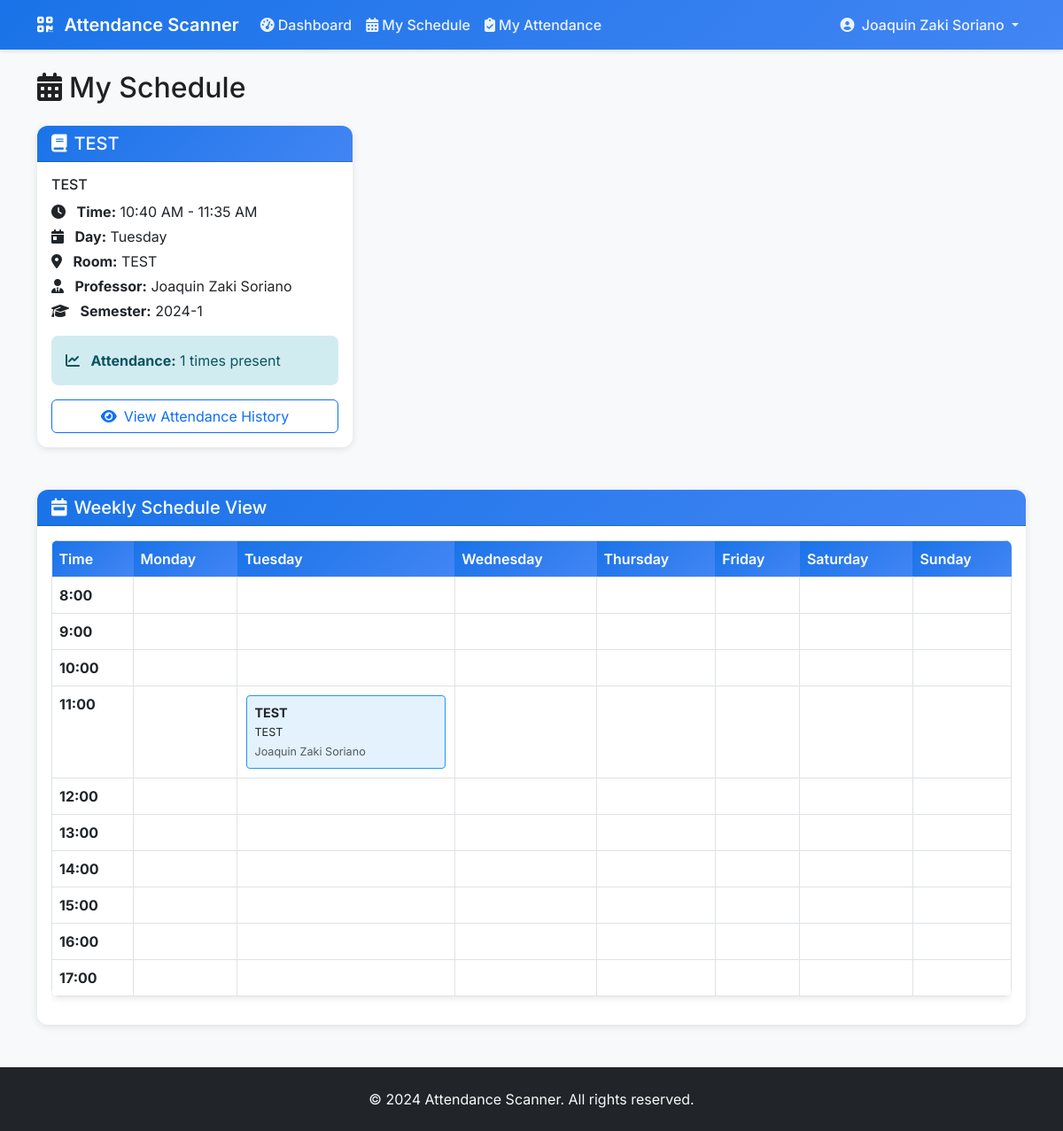
Page /my-schedule/ (signed in) on the committed database.
### scanner/models.py (models this page shows, shortened)
class User(AbstractUser):
    USER_TYPES = (
        ('student', 'Student'),
        ('professor', 'Professor'),
        ('admin', 'Admin'),
    )
    user_type = models.CharField(max_length=10, choices=USER_TYPES, default='student')
    student_id = models.CharField(max_length=20, blank=True, null=True, unique=True)
    barcode = models.CharField(max_length=50, blank=True, null=True, unique=True)
    phone = models.CharField(max_length=15, blank=True, null=True)

class Schedule(models.Model):
    DAYS_OF_WEEK = (
        ('monday', 'Monday'),
        ('tuesday', 'Tuesday'),
        ('wednesday', 'Wednesday'),
        ('thursday', 'Thursday'),
        ('friday', 'Friday'),
        ('saturday', 'Saturday'),
        ('sunday', 'Sunday'),
    )
    subject = models.ForeignKey(Subject, on_delete=models.CASCADE)
    professor = models.ForeignKey(User, on_delete=models.CASCADE, limit_choices_to={'user_type': 'professor'})
    room = models.ForeignKey(Room, on_delete=models.CASCADE)
    day_of_week = models.CharField(max_length=10, choices=DAYS_OF_WEEK)
    start_time = models.TimeField()
    end_time = models.TimeField()
    semester = models.CharField(max_length=20, default='2024-1')
    academic_year = models.CharField(max_length=10, default='2024-2025')
    is_active = models.BooleanField(default=True)
    created_at = models.DateTimeField(auto_now_add=True)
    class Meta:
        unique_together = ['room', 'day_of_week', 'start_time', 'end_time', 'semester']

class Subject(models.Model):
    code = models.CharField(max_length=20, unique=True)
    name = models.CharField(max_length=100)
    description = models.TextField(blank=True, null=True)
    units = models.IntegerField(default=3)

class Room(models.Model):
    name = models.CharField(max_length=50)
    capacity = models.IntegerField(default=30)
    building = models.CharField(max_length=50, blank=True, null=True)
    floor = models.IntegerField(default=1)

### scanner/views.py (the view)
# urls.py: path('my-schedule/', views.student_schedule, name='student_schedule'),
@login_required
@user_passes_test(is_student)
def student_schedule(request):
    enrollments = Enrollment.objects.filter(student=request.user)
    schedules = []
    for enrollment in enrollments:
        schedule = enrollment.schedule
        schedules.append({
            'schedule': schedule,
            'attendance_count': Attendance.objects.filter(
                student=request.user,
                schedule=schedule,
                status='present'
            ).count()
        })
    time_slots = [
        '8:00', '9:00', '10:00', '11:00', '12:00',
        '13:00', '14:00', '15:00', '16:00', '17:00'
    ]
    days = ['monday', 'tuesday', 'wednesday', 'thursday', 'friday', 'saturday', 'sunday']
    return render(request, 'scanner/student_schedule.html', {
        'schedules': schedules,
        'time_slots': time_slots,
        'days': days
    })

### scanner/views.py (called while the page is built)
def is_student(user):
    return user.is_authenticated and user.user_type == 'student'

### scanner/templates/scanner/student_schedule.html (shortened to what this page needs)
{% extends 'scanner/base.html' %}  {% block content %}
<div class="row">
  <div class="col-12">
    <h2 class="mb-4"><i class="fas fa-calendar-alt me-2"></i>My Schedule</h2>
  </div>
</div>
{% if schedules %}
<div class="row">
  {% for schedule_data in schedules %}
  <div class="col-md-6 col-lg-4 mb-4">
    <div class="card h-100">
      <div class="card-header">
        <h5 class="mb-0">
          <i class="fas fa-book me-2"></i>{{ schedule_data.schedule.subject.code }}
        </h5>
      </div>
      <div class="card-body">
        <h6 class="card-title">{{ schedule_data.schedule.subject.name }}</h6>
        <div class="mb-3">
          <p class="mb-1">
            <i class="fas fa-clock me-2"></i>
            <strong>Time:</strong> {{ schedule_data.schedule.start_time|time:"g:i A" }} -
            {{ schedule_data.schedule.end_time|time:"g:i A" }}
          </p>
          <p class="mb-1">
            <i class="fas fa-calendar-day me-2"></i>
            <strong>Day:</strong> {{ schedule_data.schedule.get_day_of_week_display }}
          </p>
          <p class="mb-1">
            <i class="fas fa-map-marker-alt me-2"></i>
            <strong>Room:</strong> {{ schedule_data.schedule.room.name }}
          </p>
          <p class="mb-1">
            <i class="fas fa-user-tie me-2"></i>
            <strong>Professor:</strong> {{ schedule_data.schedule.professor.get_full_name }}
          </p>
          <p class="mb-1">
            <i class="fas fa-graduation-cap me-2"></i>
            <strong>Semester:</strong> {{ schedule_data.schedule.semester }}
          </p>
        </div>
        <div class="alert alert-info">
          <i class="fas fa-chart-line me-2"></i>
          <strong>Attendance:</strong> {{ schedule_data.attendance_count }}
          times present
        </div>
        <div class="d-grid gap-2">
          <a
            href="{% url 'student_attendance' %}"
            class="btn btn-outline-primary"
          >
            <i class="fas fa-eye me-2"></i>View Attendance History
          </a>
        </div>
      </div>
    </div>
  </div>
  {% endfor %}
</div>
<div class="card mt-4">
  <div class="card-header">
    <h5 class="mb-0">
      <i class="fas fa-calendar-week me-2"></i>Weekly Schedule View
    </h5>
  </div>
  <div class="card-body">
    <div class="table-responsive">
      <table class="table table-bordered">
        <thead>
          <tr>
            <th>Time</th>
            <th>Monday</th>
            <th>Tuesday</th>
            <th>Wednesday</th>
            <th>Thursday</th>
            <th>Friday</th>
            <th>Saturday</th>
            <th>Sunday</th>
          </tr>
        </thead>
        <tbody>
          {% for time_slot in time_slots %}
          <tr>
            <td class="fw-bold">{{ time_slot }}</td>
            {% for day in days %}
            <td>
              {% for schedule_data in schedules %}
              {% if schedule_data.schedule.day_of_week == day %}
              {% if schedule_data.schedule.start_time|time:"H:i" <= time_slot and schedule_data.schedule.end_time|time:"H:i" > time_slot %}
              <div class="schedule-slot">
                <strong>{{ schedule_data.schedule.subject.code }}</strong><br />
                <small>{{ schedule_data.schedule.room.name }}</small><br />
                <small class="text-muted"
                  >{{ schedule_data.schedule.professor.get_full_name }}</small
                >
              </div>
              {% endif %} {% endif %} {% endfor %}
            </td>
            {% endfor %}
          </tr>
          {% endfor %}
        </tbody>
      </table>
    </div>
  </div>
</div>
{% endif %}
{% endblock %}

### scanner/templates/scanner/base.html (shortened to what this page needs)
<!DOCTYPE html>
<html lang="en">
  <head>
    <link
      href="https://cdn.jsdelivr.net/npm/bootstrap@5.3.0/dist/css/bootstrap.min.css"
      rel="stylesheet"
    />
    <link
      href="https://cdnjs.cloudflare.com/ajax/libs/font-awesome/6.4.0/css/all.min.css"
      rel="stylesheet"
    />
    {% load static %}
    <link href="{% static 'css/custom.css' %}" rel="stylesheet" />
  </head>
  <body>
    <nav class="navbar navbar-expand-lg navbar-dark">
      <div class="container">
        <a class="navbar-brand" href="{% url 'home' %}">
          <i class="fas fa-qrcode me-2"></i>
          Attendance Scanner
        </a>
        <div class="collapse navbar-collapse" id="navbarNav">
          <ul class="navbar-nav me-auto">
            {% if user.is_authenticated %}
            <li class="nav-item">
              <a class="nav-link" href="{% url 'dashboard' %}">
                <i class="fas fa-tachometer-alt me-1"></i>Dashboard
              </a>
            </li>
            {% if user.user_type == 'professor' %}
            <li class="nav-item">
              <a class="nav-link" href="{% url 'schedule_management' %}">
                <i class="fas fa-calendar-alt me-1"></i>Schedules
              </a>
            </li>
            {% elif user.user_type == 'student' %}
            <li class="nav-item">
              <a class="nav-link" href="{% url 'student_schedule' %}">
                <i class="fas fa-calendar-alt me-1"></i>My Schedule
              </a>
            </li>
            <li class="nav-item">
              <a class="nav-link" href="{% url 'student_attendance' %}">
                <i class="fas fa-clipboard-check me-1"></i>My Attendance
              </a>
            </li>
            {% elif user.user_type == 'admin' %}
            <li class="nav-item">
              <a class="nav-link" href="{% url 'admin_dashboard' %}">
                <i class="fas fa-cogs me-1"></i>Admin
              </a>
            </li>
            {% endif %} {% endif %}
          </ul>
          <ul class="navbar-nav">
            {% if user.is_authenticated %}
            <li class="nav-item dropdown">
              <a
                class="nav-link dropdown-toggle"
                href="#"
                id="navbarDropdown"
                role="button"
                data-bs-toggle="dropdown"
              >
                <i class="fas fa-user-circle me-1"></i>
                {{ user.get_full_name|default:user.username }}
              </a>
            </li>
            {% endif %}
          </ul>
        </div>
      </div>
    </nav>
    <main class="container my-4">{% block content %}{% endblock %}</main>
    <footer class="bg-dark text-light py-4 mt-5">
      <div class="container text-center">
        <p class="mb-0">&copy; 2024 Attendance Scanner. All rights reserved.</p>
      </div>
    </footer>
  </body>
</html>

### static/css/custom.css (style rules this page uses)
.schedule-slot { background-color: #e3f2fd; border: 1px solid #2196f3; border-radius: 4px; padding: 8px; margin: 2px; font-size: 0.9em; transition: all 0.2s ease; }
.card { transition: box-shadow 0.2s ease-in-out; }
.btn { transition: all 0.2s ease-in-out; }
.alert { border: none; border-radius: 0.5rem; }

### scanner/templates/scanner/base.html (style rules this page uses)
:root { --primary-color: #1a73e8; --secondary-color: #34a853; --warning-color: #fbbc04; --danger-color: #ea4335; --light-gray: #f8f9fa; --border-color: #e8eaed; --text-primary: #202124; --text-secondary: #5f6368; }
* { font-family: "Inter", sans-serif; }
body { background-color: var(--light-gray); color: var(--text-primary); }
.navbar { background: linear-gradient(135deg, var(--primary-color), #4285f4); box-shadow: 0 2px 4px rgba(0, 0, 0, 0.1); }
.navbar-brand { font-weight: 600; color: white !important; }
.nav-link { color: rgba(255, 255, 255, 0.9) !important; font-weight: 500; transition: color 0.3s ease; }
.card { border: none; border-radius: 12px; box-shadow: 0 2px 8px rgba(0, 0, 0, 0.1); transition: transform 0.2s ease, box-shadow 0.2s ease; }
.card-header { background: linear-gradient(135deg, var(--primary-color), #4285f4); color: white; border-radius: 12px 12px 0 0 !important; font-weight: 600; }
.table { border-radius: 8px; overflow: hidden; box-shadow: 0 2px 8px rgba(0, 0, 0, 0.1); }
.table thead th { background: linear-gradient(135deg, var(--primary-color), #4285f4); color: white; border: none; font-weight: 600; }
.alert { border-radius: 8px; border: none; }
.alert-info { background-color: #d1ecf1; color: #0c5460; }

### scanner/templates/scanner/student_schedule.html (style rules this page uses)
.schedule-slot { background-color: #e3f2fd; border: 1px solid #2196f3; border-radius: 4px; padding: 8px; margin: 2px; font-size: 0.9em; }

### rows in the picture
User: get_full_name "Joaquin Zaki Soriano"
Schedule: schedule.subject.code "TEST", schedule.subject.name "TEST", schedule.start_time "10:40 AM", schedule.end_time "11:35 AM", schedule.day_of_week "Tuesday", schedule.room.name "TEST", schedule.professor.get_full_name "Joaquin Zaki Soriano", schedule.semester "2024-1", attendance_count "1"

### other values in the picture
{{ time_slot }} "8:00" "9:00" "10:00" "11:00" "12:00" "13:00" "14:00" "15:00" "16:00" "17:00"
